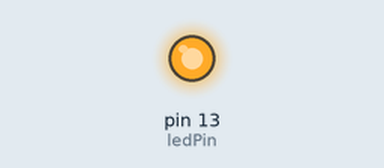
A sketch run on a simulated Arduino Uno, built with avr-gcc and run on an emulated ATmega328P. Parts: output pins drawn as LEDs (lit = HIGH).

Above: at 1.0 s.
At 3.0 s:
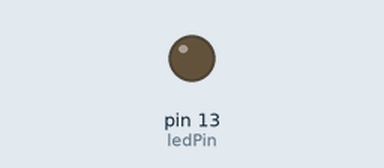
Timing chart, 0 to 5.2 s (numbered marks = the images above):
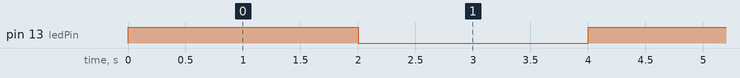

Measured:
- by itself, pin 13 (ledPin): alternates HIGH for 2.0 s and LOW for 2.0 s

The sketch:

sketch_jun07a.ino
```cpp
int ledPin = 13;

void setup() {
  // put your setup code here, to run once:
  pinMode(ledPin, OUTPUT);  //takes variable of input or output
}

void loop() {
  // put your main code here, to run repeatedly:
  digitalWrite(ledPin, HIGH); //initial off
  delay(2000);
  digitalWrite(ledPin, LOW);
  delay(2000);
}
```
